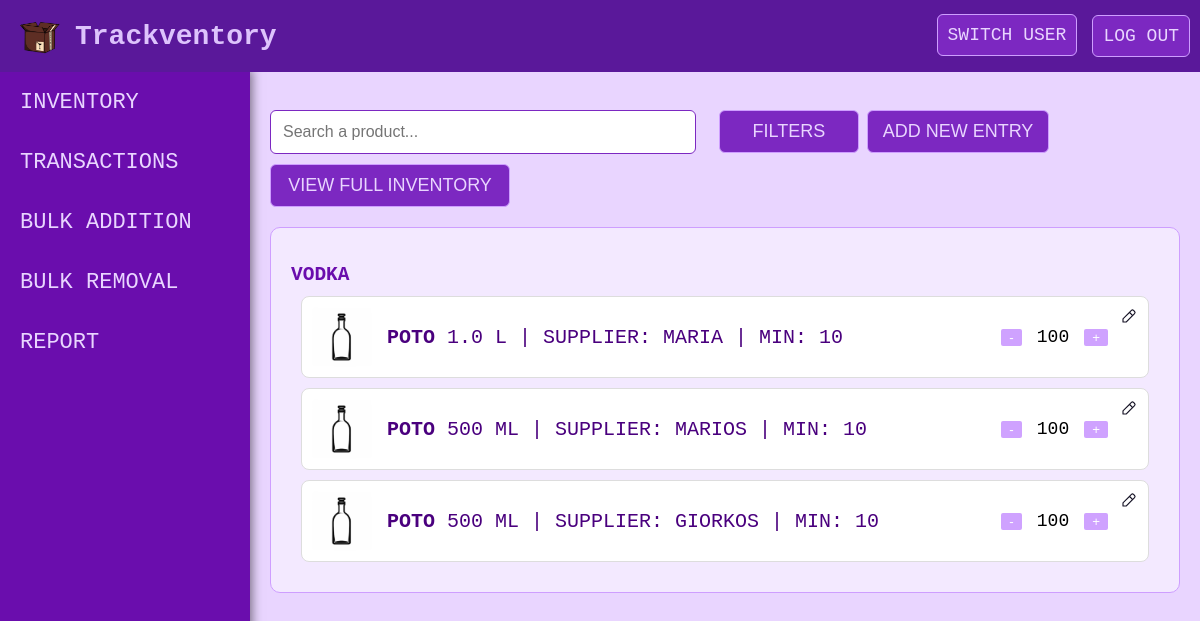
The page /inventory (signed in) on the database its author committed.
### tables this page shows
CREATE TABLE ENTRY
    (
    MIN_REQUIREMENT INTEGER NULL CHECK(MIN_REQUIREMENT >= 0),
    QNT INTEGER NOT NULL DEFAULT 0 CHECK(QNT >= 0),
    SIZE INTEGER NOT NULL CHECK(SIZE >= 0),
    CATEGORY VARCHAR NULL,
    NAME VARCHAR NOT NULL,
    SUPPLIER VARCHAR NULL,
    PHOTO VARCHAR NULL,
    ENTRY_ID INTEGER PRIMARY KEY AUTOINCREMENT,
    UID INTEGER NOT NULL,

    FOREIGN KEY (UID) REFERENCES USER(UID),
    UNIQUE (NAME, SIZE, UID, SUPPLIER)
    );

### app.py (the view, shortened to what this page needs)
@app.route('/inventory', methods=['GET', 'POST'])
def inventory():
    if 'username' not in session:
        return render_template('login.html')
    if request.method == 'GET':
        try:
            inventory_data: list[dict] = db.get_inventory_data(session.get('UID'))
            quick_switch_users: list[str] = db.get_quick_switch_users(session.get('UID'))
            category_options: list[str] = db.get_category_options(session.get('UID'))
            supplier_options: list[str] = db.get_supplier_options(session.get('UID'))
        except:
            flash('An error occurred while retrieving data.')
            print('An error occurred while retrieving data.')
            return redirect(url_for('inventory'))
        valid_categories: set = {item['category'] for item in inventory_data}
        return render_template('inventory.html', inventory_data= inventory_data, quick_switch_users= quick_switch_users,
                        category_options= category_options, supplier_options= supplier_options, valid_categories= valid_categories)

### db/db.py (called while the page is built)
def get_quick_switch_users(uid: int) -> list[str]:
    connection = sqlite3.connect('./db/epl343.db')
    cursor = connection.cursor()
    qsUsers = """SELECT U.USERNAME FROM USER U WHERE U.UID IN(SELECT Q.UID_OTHER FROM QUICK_ACCESS Q WHERE Q.UID = (?))"""
    cursor.execute(qsUsers, (uid,))
    rows = cursor.fetchall()
    connection.close()
    users = [elem[0] for elem in rows]
    return users

def get_inventory_data(uid):
    connection = sqlite3.connect('./db/epl343.db')
    cursor = connection.cursor()
    getInv = """SELECT * FROM ENTRY WHERE UID = (?) ORDER BY NAME DESC"""
    cursor.execute(getInv, (uid,))
    rows = cursor.fetchall()
    connection.close()
    inventory = [{"min_requirement" : elem[0], "qnt" : elem[1], "size" : elem[2], "category" : elem[3], "name" : elem[4], "supplier" : elem[5], "photo" : elem[6], "entry_id" : elem[7], "uid" : elem[8]} for elem in rows]
    i = 0
    for entry in inventory:
        if entry['qnt'] == 0:
            i = 0
        elif entry['qnt'] < entry['min_requirement']:
            i = 1
        elif entry['qnt'] < entry['min_requirement'] + 5:
            i = 2
        else:
            i = 3
        entry['color'] = COLORS[i]
    return inventory

def get_category_options(uid: int) -> list[str]:
    connection = sqlite3.connect('./db/epl343.db')
    cursor = connection.cursor()
    getCat = """SELECT DISTINCT CATEGORY FROM ENTRY WHERE UID = (?)"""
    cursor.execute(getCat, (uid,))
    rows = cursor.fetchall()
    connection.close()
    categories = [elem[0] for elem in rows]
    return categories

def get_supplier_options(uid: int) -> list[str]:
    connection = sqlite3.connect('./db/epl343.db')
    cursor = connection.cursor()
    getSup = """SELECT DISTINCT SUPPLIER FROM ENTRY WHERE UID = (?)"""
    cursor.execute(getSup, (uid,))
    rows = cursor.fetchall()
    connection.close()
    suppliers = [elem[0] for elem in rows]
    return suppliers

### templates/inventory.html (shortened to what this page needs)
<!doctype html>
<html>
    <head>
        <link rel="stylesheet" href="..\static\css\styles.css">
    </head>
    <body>
        <div class="top-bar" id="topBar" name="topBar">
            <img class="logo" src="..\static\images\logo.png" alt="Logo" onclick="toggleSidebar()" />
            <div class="title">Trackventory</div>
            <div class="user-actions">
                <div class="user-dropdown">
                    <a class= "switch" onclick="toggleUserDropdown(event)">SWITCH USER</a>
                </div>
                <a href="/logout" class="logout">LOG OUT</a>
            </div>
        </div>
        <div class="sidebar" id="sidebar" name="sidebar">
            <div class="sidebar-dropdown">
                <a onclick="toggleDropdown(event)">INVENTORY</a>
            </div>
            <a href="/transactions" onclick="toggleDropdown(event)">TRANSACTIONS</a>
            <a href="/bulkIncrease">BULK ADDITION</a>
            <a href="/bulkDecrease">BULK REMOVAL</a>
            <a href="/report">REPORT</a>
        </div>
        <div class="inventory-container">
            <div class="search-filter-container">
                <input type="text" id="searchBar" placeholder="Search a product..." onkeyup="performSearch()">
                <button class="filter-btn" id="filterButton" onclick="openModal('filterModal')">Filters</button>
                <button class="add-entry-btn" id="addEntryButton" onclick="openModal('addEntryModal')">ADD NEW ENTRY</button>
                <form action="/inventory" method="GET" style="display: inline;">
                    <button class="viewFullInventory-btn" id="viewFullInventoryButton" name="viewFullInventoryButton" value="viewFullInventoryButton">VIEW FULL INVENTORY</button>
                </form>
            </div>
            {% for category in valid_categories %}
                <section id="{{ category }}" class="inventory-section">
                    <h2>{{ category }}</h2>
                    <div class="entry-list">
                    {% for entry in inventory_data %}
                        {% if entry['category'] == category %}
                            <div class="inventory-entry" data-entry-id="{{ entry['entry_id'] }}">
                                <img src="{{ entry['photo'] or 'static/images/default_bottle.avif' }}" alt="{{ entry['name'] }}" class="entry-image"/>
                                <div class="entry-details">
                                    <span class="entry-info">
                                        <span class="entry-text">
                                            <strong class="entry-name">{{ entry['name'] }}</strong>
                                            {{ entry['size'] ~ ' ML' if 1000 > entry['size'] else (entry['size'] / 1000) ~ ' L' }} |
                                            Supplier: {{ entry['supplier'] }} |
                                            Min: {{ entry['min_requirement'] }}
                                        </span>
                                        <span class="entry-quantity">
                                            <button class="quantity-btn" onclick="changeQuantity(this, -1)">-</button>
                                            <span class="quantity-value" min="0" style="color: {{ entry['color'] }};">{{ entry['qnt'] }}</span>
                                            <button class="quantity-btn" onclick="changeQuantity(this, 1)">+</button>
                                        </span>
                                    </span>
                                </div>
                                <img src="../static/images/edit_pen.svg" alt="EDIT" class="edit-button"
                                        onclick="openEditModal('{{ entry['entry_id'] }}', '{{ entry['photo'] }}','{{ entry['name'] }}', '{{ entry['size'] }}',
                                        '{{ entry['category'] }}', '{{ entry['supplier'] }}', '{{ entry['min_requirement'] }}')">
                            </div>
                        {% endif %}
                    {% endfor %}
                    </div>
                </section>
            {% endfor %}
        </div>
    </body>
</html>

### static/css/styles.css (style rules this page uses)
html, body { scroll-behavior: smooth; height: 100%; margin: 0; font-family: Monospace; color: #e9d5ff; background-color: #e9d5ff; }
* { color: inherit; }
.top-bar { position: fixed; top: 0; left: 0; width: 100%; background-color: #5a189a; padding: 15px 20px; display: flex; justify-content: space-between; align-items: center; z-index: 10; }
.logo { height: 40px; width: auto; margin-right: 15px; cursor: pointer; z-index: 10; }
.title { color: #ddc3fc; font-size: 28px; font-weight: bold; flex: 1; text-align: left; }
.user-actions { display: flex; gap: 15px; }
.user-actions a { font-size: 18px; text-decoration: none; padding: 10px; }
.logout { margin-right: 30px; }
.sidebar { position: fixed; top: 70px; left: 0; height: 100%; width: 250px; background-color: #6a0dad; transition: transform 0.6s ease, background-color 0.3s ease-in-out; transform: translateX(0); box-shadow: 2px 0 10px rgba(0, 0, 0, 0.5); }
.sidebar a { font-size: 22px; display: block; padding: 15px; text-decoration: none; margin-left: 5px; margin-right: 5px; margin-top: 5px; }
.sidebar-dropdown { position: relative; }
.user-dropdown { position: relative; margin-top: 10px; }
.user-actions > a, .switch { background-color: #7c28c1; border: 1px solid #ce9eff; border-radius: 6px; }
.inventory-container, .bulk-container, .report-container, .transactions-container { padding: 20px; margin-top: 80px; transition: margin-left 0.6s ease; }
.sidebar:not(.close) + .inventory-container { margin-left: 250px; }
.inventory-section { padding: 20px; margin-bottom: 30px; border: 1px solid #ce9eff; border-radius: 10px; background-color: #f3e9ff; color: #4a007e; }
.inventory-section h2 { margin-bottom: 10px; color: #6a0dad; }
.inventory-entry { display: flex; align-items: center; justify-content: space-between; position: relative; padding: 10px; border: 1px solid #ddd; border-radius: 8px; background-color: #fff; text-transform: uppercase; margin: 10px; }
.entry-image { width: 60px; height: 60px; margin-right: 15px; border-radius: 5px; }
.entry-details { flex: 1; display: flex; align-items: center; flex-direction: column; justify-content: space-between; }
.entry-info { display: flex; font-size: 20px; color: #4a007e; justify-content: space-between; align-items: center; width: 100%; }
.entry-text { flex: 1; color: #4a007e; text-align: left; }
.entry-quantity { display: flex; align-items: center; gap: 5px; white-space: nowrap; margin-right: 30px; }
.quantity-btn { padding: 1px 8px; background-color: #cfa2ff;; color: #fff; border: none; border-radius: 2px; cursor: pointer; }
.edit-button { width: 18px; height: 18px; cursor: pointer; position: absolute; top: 10px; right: 10px; transition: transform 0.3s ease; bottom: 50px; }
.entry-name { font-weight: bold; }
.filter-btn, .submit-btn, .add-entry-btn { background-color: #7c28c1; border: 1px solid #ce9eff; border-radius: 6px; padding: 10px 15px; font-size: 18px; color: #e9d5ff; cursor: pointer; transition: background-color 0.3s ease, transform 0.3s ease; text-transform: uppercase; width: 140px; }
.add-entry-btn { width: max-content; }
#searchBar { width: 400px; padding: 12px; border: 1px solid #7c28c1; border-radius: 6px; font-size: 16px; color: #4a007e; background-color: #fff; transition: border-color 0.3s ease, box-shadow 0.3s ease; margin-bottom: 10px; margin-right: 15px; }
.search-filter-container, .search-bar-container { justify-content: center; align-items: center; gap: 30px; margin-top: 10px; margin-bottom: 20px; }
.viewFullInventory-btn { background-color: #7c28c1; border: 1px solid #ce9eff; border-radius: 6px; padding: 10px 15px; font-size: 18px; color: #e9d5ff; cursor: pointer; transition: background-color 0.3s ease, transform 0.3s ease; text-transform: uppercase; width: 240px; }
.quantity-value { font-size: 18px; color: #4a007e; margin: 0 10px; }

### rows shown on the page
ENTRY: CATEGORY "VODKA", name "POTO", SIZE "1.0 L", supplier "MARIA", min_requirement "10", qnt "100"
ENTRY: name "POTO", SIZE "500 ML", supplier "MARIOS", min_requirement "10", qnt "100"
ENTRY: name "POTO", SIZE "500 ML", supplier "GIORKOS", min_requirement "10", qnt "100"
